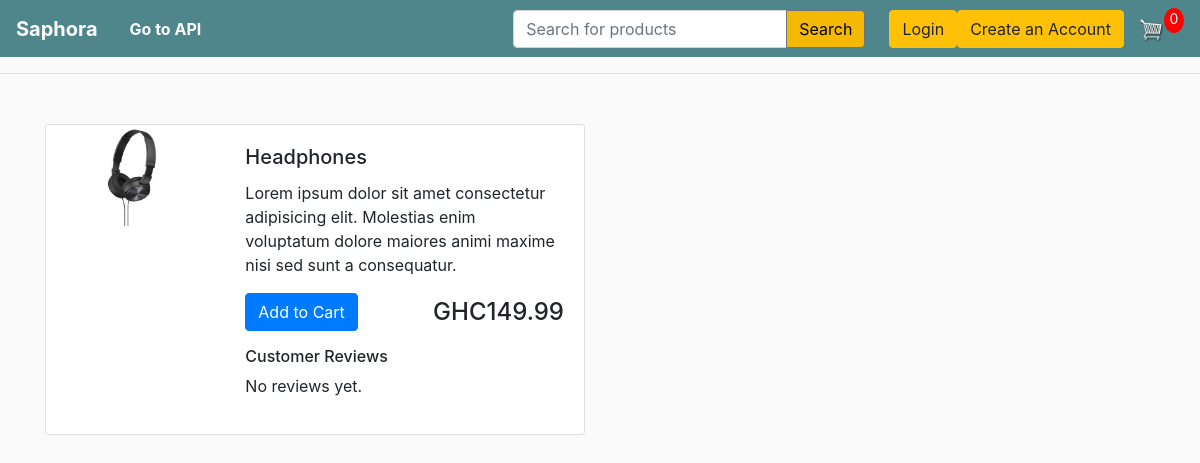
The page /store/2/ on the database as committed earlier.
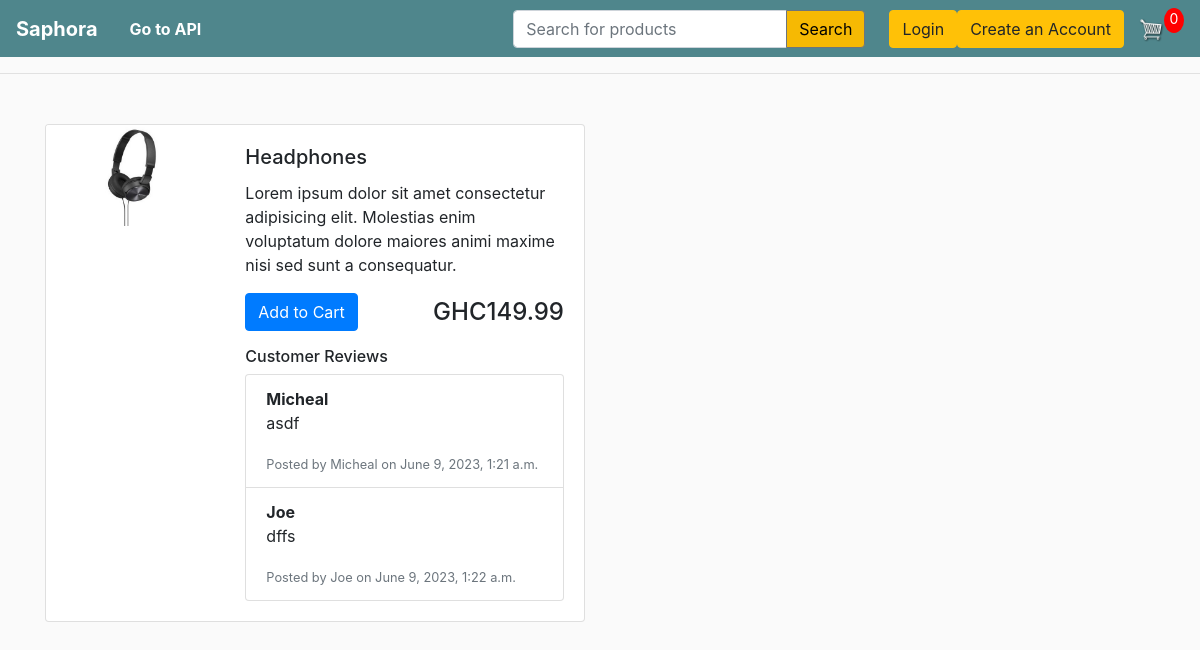
The same page on the database as committed later.
### store/models.py (models this page shows)
class Reviews(models.Model):
    product = models.ForeignKey(Product, on_delete=models.CASCADE, related_name='reviews')
    name = models.CharField(max_length=200)
    description = models.TextField()
    date = models.DateTimeField(auto_now_add=True)

### store/views.py (the view)
# urls.py: path('store/<int:id>/', views.product_detail, name='product-detaill'),
def product_detail(request, id):
    product = get_object_or_404(Product, id=id)
    if request.user.is_authenticated:
        customer = request.user.customer
        order, created = Order.objects.get_or_create(customer=customer, completed=False)
        items = order.orderitem_set.all()
        cartItems = order.get_cart_items
    else:
        cookieData = cookieCart(request)
        cartItems = cookieData['cartItems']
    context = {'product': product, 'cartItems': cartItems}
    return render(request, 'store/product_detail.html', context)

### store/models.py (called while the page is built)
    @property
    def imageURL(self):
        try:
            url = self.image.url
        except:
            url = ''
        return url

### store/utils.py (called while the page is built, shortened)
def cookieCart(request):
    try:
        cart = json.loads(request.COOKIES['cart'])
    except:
        cart = {}
    print('Cart:', cart)
    items = []
    order = {'get_cart_total':0, 'get_cart_items':0, 'shipping':False}
    cartItems = order['get_cart_items']
    return {'cartItems': cartItems, 'order': order, 'items': items}

### store/Templates/store/product_detail.html
{% extends 'store/main.html' %}
{% block content %}
<div class="row">
  <div class="col-lg-6">
    <div class="card mb-3">
      <div class="row no-gutters">
        <div class="col-md-4">
          <a href="{{ product.imageURL }}" target="_blank">
            <img
              class="card-img"
              src="{{ product.imageURL }}"
              alt="{{ product.name }}"
            />
          </a>
        </div>
        <div class="col-md-8">
          <div class="card-body">
            <h5 class="card-title">{{ product.name }}</h5>
            <p class="card-text">{{ product.description }}</p>
            <div class="d-flex justify-content-between align-items-center mb-3">
              <div>
                <button
                  data-product="{{ product.id }}"
                  data-action="add"
                  class="btn btn-primary update-cart"
                >
                  Add to Cart
                </button>
              </div>
              <h4 class="mb-0">GHC{{ product.price|floatformat:2 }}</h4>
            </div>
            <h6>Customer Reviews</h6>
            {% if product.reviews.all %}
            <ul class="list-group">
              {% for review in product.reviews.all %}
              <li class="list-group-item">
                <strong>{{ review.name }}</strong>
                <p>{{ review.description }}</p>
                <small class="text-muted"
                  >Posted by {{ review.name }} on {{ review.date }}</small
                >
              </li>
              {% endfor %}
            </ul>
            {% else %}
            <p>No reviews yet.</p>
            {% endif %}
          </div>
        </div>
      </div>
    </div>
  </div>
</div>
{% endblock content %}

Rows that differ between the two databases and show on the page:
added Reviews: name "Micheal", description "asdf", date "June 9, 2023, 1:21 a.m."
added Reviews: name "Joe", description "dffs", date "June 9, 2023, 1:22 a.m."
Other text that changed with them:
text no longer shown: "No reviews yet."
